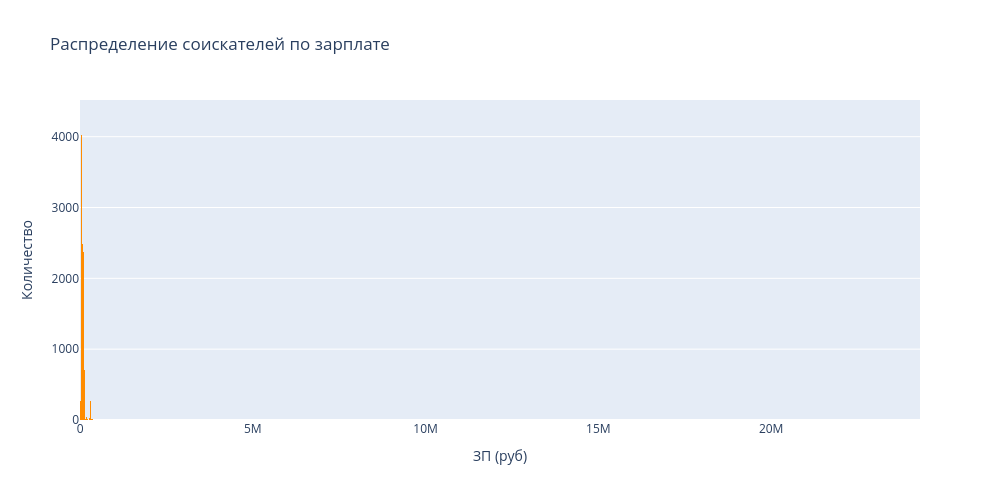
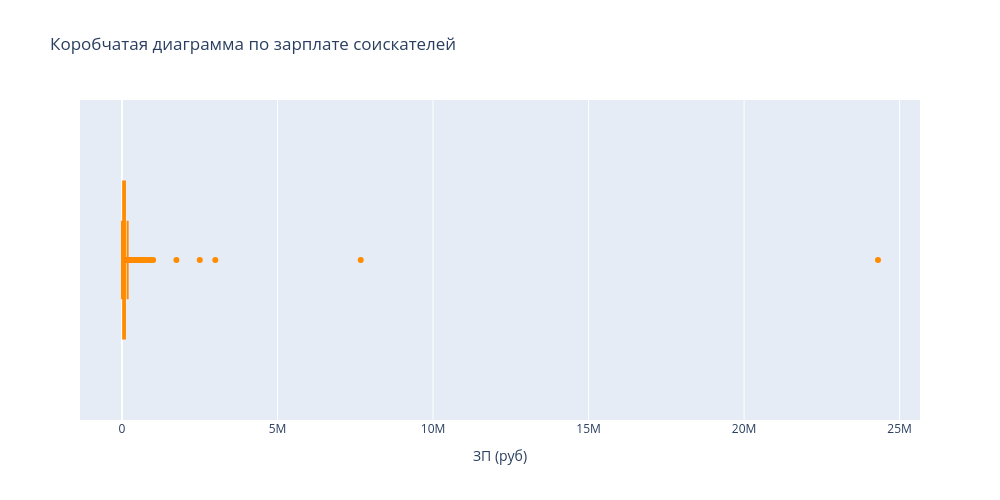

The notebook cell saved with these charts, in order:
### Markdown cell above
3. Постройте распределение признака **"ЗП (руб)"**. Опишите данное распределение, отвечая на следующие вопросы: каковы предельные значения признака, в каком примерном интервале находится заработная плата большинства соискателей? Есть ли аномалии для признака возраста? Обратите внимание на гигантские размеры желаемой заработной платы.
*Совет: постройте гистограмму и коробчатую диаграмму рядом.*

### Code cell
wages_data = data_merged['ЗП (руб)']

fig1 = px.histogram(
    data_frame=wages_data,
    x = 'ЗП (руб)',
    height=500,
    width=1000,
    title='Распределение соискателей по зарплате',
    color_discrete_sequence=['darkorange']
)

fig1.update_yaxes(title_text='Количество')
fig1.show()

fig2 = px.box(
    data_frame=wages_data,
    x = 'ЗП (руб)',
    height=500,
    width=1000,
    title='Коробчатая диаграмма по зарплате соискателей',
    color_discrete_sequence=['darkorange']
)

fig2.show()

fig1.write_html("plotly/histogram3.html")
fig2.write_html("plotly/box3.html")

### Figure 1 — Plotly figure (JSON) as saved in the notebook; plotly's stock layout.template omitted (floating-point values rounded to 4 significant figures; data arrays with more than 128 entries replaced by an {"elided": "..."} marker saying what was removed)
{"data": [{"bingroup": "x", "hovertemplate": "ЗП (руб)=%{x}<br>count=%{y}<extra></extra>", "legendgroup": "", "marker": {"color": "darkorange", "pattern": {"shape": ""}}, "name": "", "orientation": "v", "showlegend": false, "type": "histogram", "x": {"elided": "44744 float values"}, "xaxis": "x", "yaxis": "y"}], "layout": {"barmode": "relative", "height": 500, "legend": {"tracegroupgap": 0}, "title": {"text": "Распределение соискателей по зарплате"}, "width": 1000, "xaxis": {"anchor": "y", "domain": [0, 1], "title": {"text": "ЗП (руб)"}}, "yaxis": {"anchor": "x", "domain": [0, 1], "title": {"text": "Количество"}}}}

### Figure 2 — Plotly figure (JSON) as saved in the notebook; plotly's stock layout.template omitted (floating-point values rounded to 4 significant figures; data arrays with more than 128 entries replaced by an {"elided": "..."} marker saying what was removed)
{"data": [{"alignmentgroup": "True", "hovertemplate": "ЗП (руб)=%{x}<extra></extra>", "legendgroup": "", "marker": {"color": "darkorange"}, "name": "", "notched": false, "offsetgroup": "", "orientation": "h", "showlegend": false, "type": "box", "x": {"elided": "44744 float values"}, "x0": " ", "xaxis": "x", "y0": " ", "yaxis": "y"}], "layout": {"boxmode": "group", "height": 500, "legend": {"tracegroupgap": 0}, "title": {"text": "Коробчатая диаграмма по зарплате соискателей"}, "width": 1000, "xaxis": {"anchor": "y", "domain": [0, 1], "title": {"text": "ЗП (руб)"}}, "yaxis": {"anchor": "x", "domain": [0, 1]}}}
